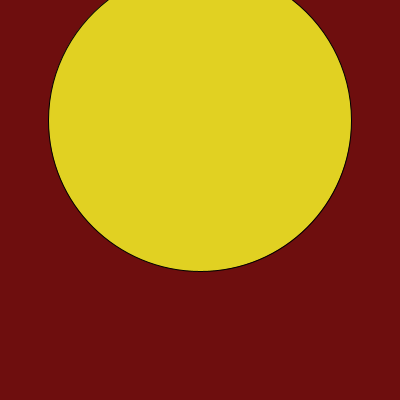
Frame 1 (no input)
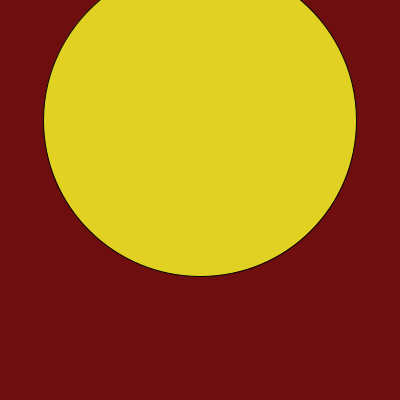
Frame 60 (the mouse pressed at the canvas centre just before this capture)
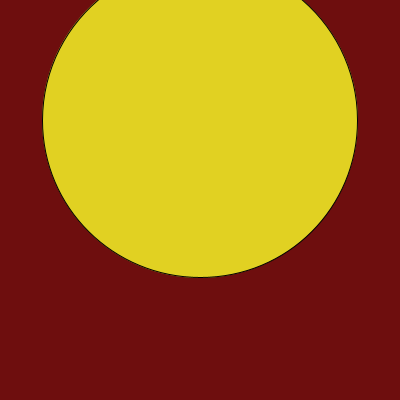
Frame 120 (the mouse held since frame 60 and released just before this capture)

The Processing sketch that drew these frames (run headless with seeded random() and noise(); from frame 60 on, the mouse is pressed at the canvas centre):

// Processing sketch: s06_tweak
// ── s06_tweak.pde
// Simple sketch to test the Tweak Mode
// found under Sketch > Tweak

void setup() {
  size( 400, 400);
}

void draw() {  
  background(110, 14, 14);
  fill(225, 209, 34);
  float sz = 296 + 21 * sin(frameCount * 0.33);
  ellipse(width * 0.5, height * 0.3, sz, sz);
}
